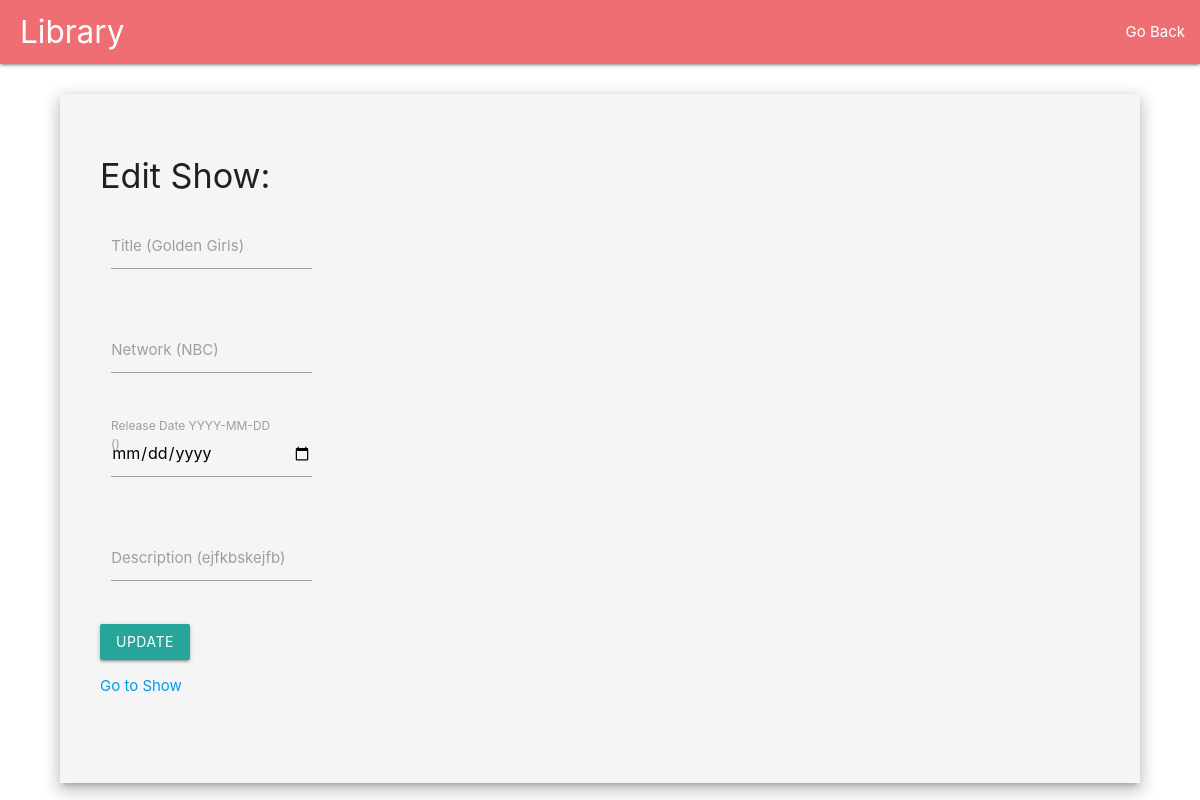
Page /edit/1/ on the committed database.
### show_app/models.py (models this page shows)
class show(models.Model):
    title = models.CharField(max_length=255, blank=False, unique=True)
    network = models.CharField(max_length=255, blank=False)
    desc = models.CharField(max_length=255)
    release_date = models.DateField(null=True)
    created_at = models.DateTimeField(auto_now_add=True)
    updated_at = models.DateTimeField(auto_now=True)

### show_app/views.py (the view)
# urls.py: path('edit/<int:id_number>/', views.edit),
def edit(request, id_number):
  context = {
    'show_info': show.objects.all(),
    'requested': show.objects.get(id=id_number)
  }
  return render(request, "edit.html", context)

### show_app/templates/edit.html (shortened to what this page needs)
  <!DOCTYPE html>
  <html>
  <head>
    <link type="text/css" rel="stylesheet" href="../../static/css/materialize.min.css"  media="screen,projection"/>
    <link type="text/css" rel="stylesheet" href="../../static/css/styles.css"  media="screen,projection"/>
  </head>
  <body>
    <nav>
      <div class="nav-wrapper">
        <a href="" class="brand-logo">Library</a>
        <ul id="nav-mobile" class="right hide-on-med-and-down">
          <li><a href="/shows/">Go Back</a></li>
        </ul>
      </div>
    </nav>
    <div id ='container' class="z-depth-3">
      <div id='form-container'>
        <h4>Edit Show:</h4>
        <form action='/show_edit/' method='post'>
          <div class="row">
            <div class="input-field col s6">
              <input id="title" type="text" class="validate" name='title' required>
              <label class="active" for="title">Title ({{ requested.title }})</label>
            </div>
          </div>
                    <div class="row">
            <div class="input-field col s6">
              <input id="network" type="text" class="validate" name='network' required>
              <label class="active" for="network">Network ({{ requested.network }})</label>
            </div>
          </div>
                    <div class="row">
            <div class="input-field col s6">
              <input type='date' required name='release_date' pattern ='[0-9]{4}-(0[1-9]|1[012])-(0[1-9]|1[0-9]|2[0-9]|3[01])'>
              <label class="active" for="release">Release Date YYYY-MM-DD ({{ requested.release }})</label>
            </div>
          </div>
                    <div class="row">
            <div class="input-field col s6">
              <input id="desc" type="text" class="validate" name='desc'>
              <label class="active" for="desc">Description ({{ requested.desc }})</label>
            </div>
          </div>
          <button class="waves-effect waves-light btn"
          type='submit'>Update</button>
      </form>
      <p><a href="/show_info/{{ requested.id }}">Go to Show</a>
    </div>
</div>
</body>
</html>

### show_app/static/css/styles.css (style rules this page uses)
.brand-logo { margin-left: 20px; }
#container { width:90%; background-color: #f5f5f5; padding-bottom: 30px; margin: auto; margin-top: 30px; display: flex; flex-direction: row; }
#form-container { width: 45%; margin:20px; padding: 20px; }
input:invalid { border: red solid 3px; }

### rows in the picture
show: title "Golden Girls", network "NBC", desc "ejfkbskejfb"
